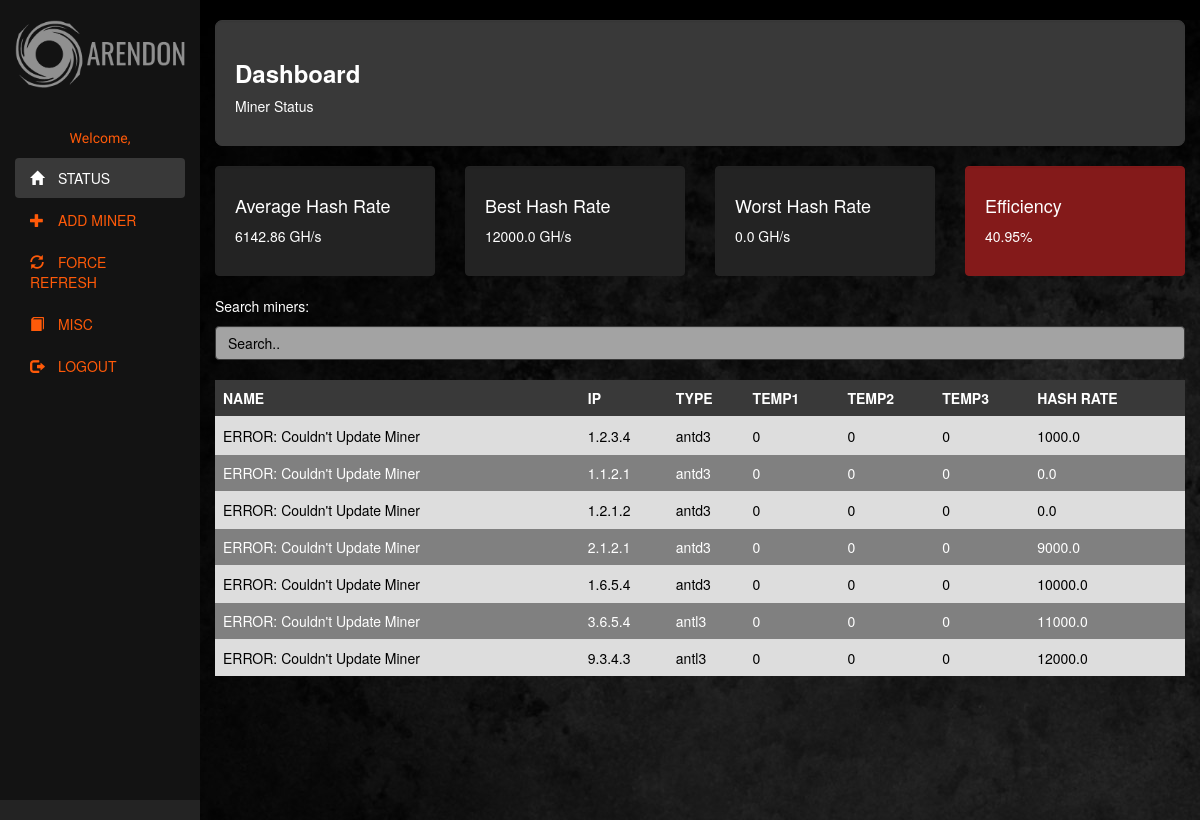
The app's page / (signed in), older data.
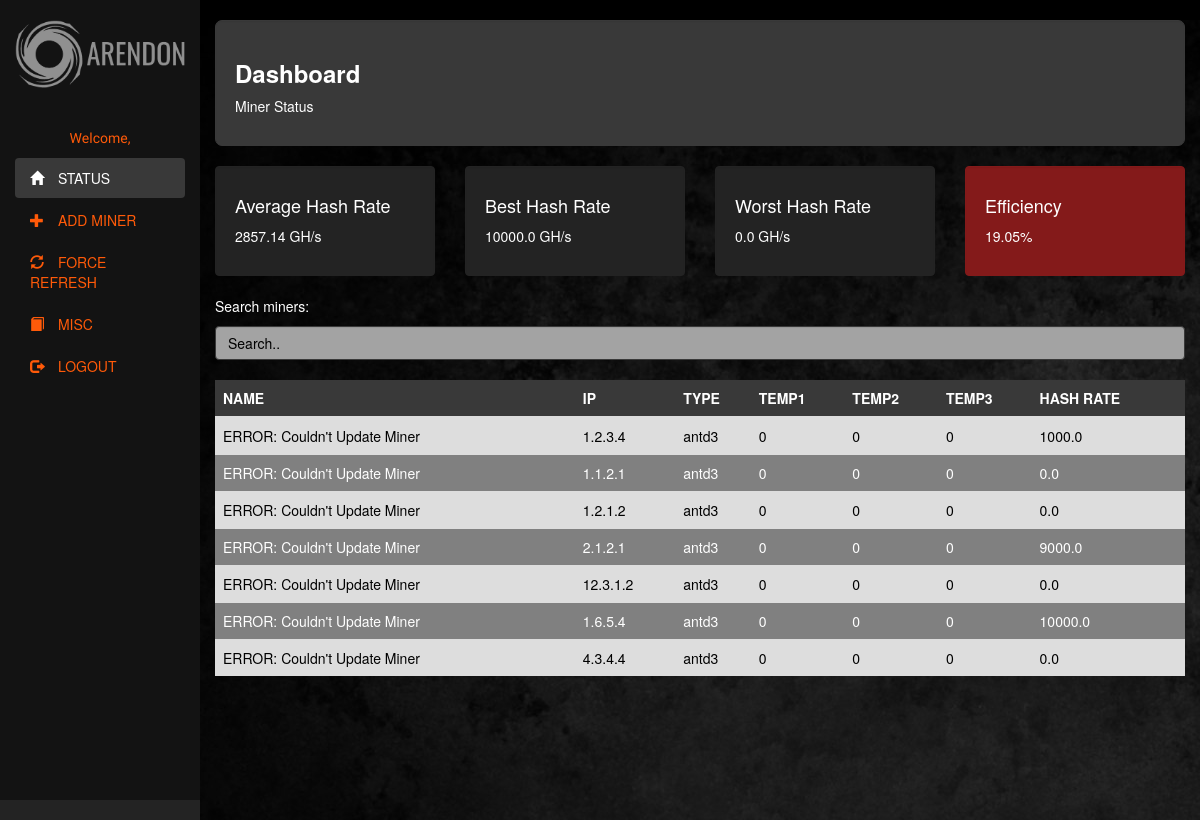
The same page, newer data.
### webapp/models.py (models this page shows)
class Miner(models.Model):
    miner_choices = (
    ('antd3','Antminer D3'),
    ('antl3', 'Antminer L3'),
)
    name = models.CharField(max_length=30)
    ip = models.GenericIPAddressField()
    type = models.CharField(max_length=20, choices=miner_choices, default='antd3')
    username = models.CharField(max_length=20, default='root')
    password = models.CharField(max_length=20, default='root')
    sshpassword = models.CharField(max_length=20, default='admin')
    pool_one = models.CharField(max_length=100, default='')
    pool_one_worker = models.CharField(max_length=70, default='')
    pool_one_password = models.CharField(max_length=30, default='')
    pool_two = models.CharField(max_length=100, default='')
    pool_two_worker = models.CharField(max_length=70, default='')
    pool_two_password = models.CharField(max_length=30, default='')
    pool_three = models.CharField(max_length=100, default='')
    pool_three_worker = models.CharField(max_length=70, default='')
    pool_three_password = models.CharField(max_length=30, default='')
    hash_rate = models.FloatField()
    chain_1_temp = models.IntegerField(default=0)
    chain_2_temp = models.IntegerField(default=0)
    chain_3_temp = models.IntegerField(default=0)
    uptime = models.CharField(max_length=20, default='XX:XX')
    asic1 = models.CharField(max_length=70, default='NONE')
    asic2 = models.CharField(max_length=70, default='NONE')
    asic3 = models.CharField(max_length=70, default='NONE')
    bitmain_vil = models.CharField(max_length=10, default='true')
    bitmain_freq = models.CharField(max_length=10, default='0')
    has_error = models.BooleanField(default=True)
    def __unicode__(self):
        return self.name

### webapp/views.py (the view)
# urls.py: url(r'^$',views.index,name='index'),
@login_required(login_url='/login/')
def index(request):
	global HASH_BENCHMARK
	global deleted
	global added
	global pool_change
	global force_ref
        global restart_fail
        global restart
	template_dict = {}
	query_list = Miner.objects.all()
	print query_list
	sum = 0.0
	counter = 0.0
	average_hash = 0.0
	high_hash = 0.0
	low_hash = 10000000000000000000.0
	has_miners = False
	for miner in query_list:
		has_miners = True
		if miner.hash_rate > high_hash:
			high_hash = miner.hash_rate
		if miner.hash_rate < low_hash:
			low_hash = miner.hash_rate
		sum = sum + miner.hash_rate
		counter = counter + 1.0
	if counter != 0.0:
		average_hash = sum/counter
	if low_hash == 10000000000000000000.0:
		low_hash = 0.0
        average_hash = "{0:.2f}".format(average_hash)
	template_dict['eff'] = "{0:.2f}".format((float(average_hash)/HASH_BENCHMARK)*100)
	template_dict['object_list'] = query_list
	template_dict['miners'] = query_list
        template_dict['avg_hash'] = average_hash
        template_dict['min_hash'] = low_hash
        template_dict['max_hash'] = high_hash
	template_dict['user'] = request.user.get_short_name()
	template_dict['has_miners'] = has_miners
	template_dict['refresh_redirect'] = '/'
	efficiency = (float(average_hash)/HASH_BENCHMARK)*100
	if efficiency < 70.0:
		template_dict['slow_hash'] = True
	else:
		template_dict['slow_hash'] = False
	if deleted:
		template_dict['deleted'] = True
		deleted = False
	else:
	 	template_dict['deleted'] = False
        if restart:
            template_dict['restart'] = True
            restart = False
            if restart_fail:
                template_dict['restart_fail'] = True
                restart_fail = False
        else:
            template_dict['restart'] = False
	if added:
		template_dict['added'] = True
		added = False
	else:
	 	template_dict['added'] = False
	if pool_change:
		template_dict['pool_change'] = True
		pool_change = False
	else:
	 	template_dict['pool_change'] = False
	if force_ref:
		template_dict['force_ref'] = True
		force_ref = False
	else:
	 	template_dict['force_ref'] = False
	return render(request,'webapp/overview.html',template_dict)

### webapp/templates/webapp/overview.html (shortened to what the changed rows need)
<!DOCTYPE html>
<html lang="en">
<head>
  {% load static %}
  <link rel="stylesheet" href="https://maxcdn.bootstrapcdn.com/bootstrap/3.3.7/css/bootstrap.min.css">
  <link href="https://cdnjs.cloudflare.com/ajax/libs/sweetalert/1.1.3/sweetalert.css" rel="stylesheet" />
</head>
<body id="body" style="background-color:#232323;">
    <div class="col-sm-10 dark" style="height:100vh;">
      <div class="row">
        <div class="col-sm-3">
          <div id="avg" class="well darknav">
            <h4>Average Hash Rate</h4>
            <p>{{avg_hash}} GH/s</p>
          </div>
        </div>
        <div class="col-sm-3">
          <div id="best" class="well darknav">
            <h4>Best Hash Rate</h4>
            <p>{{max_hash}} GH/s</p>
          </div>
        </div>
        <div class="col-sm-3">
          <div id="worst" class="well darknav">
            <h4>Worst Hash Rate</h4>
            <p>{{min_hash}} GH/s</p>
          </div>
        </div>
        <div class="col-sm-3">
          {% if slow_hash and has_miners%}
          <div class="well" style="color: white; background-color:#841a1a;border-color:#841a1a;">
            <h4>Efficiency</h4>
            <p>{{eff}}%</p>
          {% else %}
          <div class="well darknav">
            <h4>Efficiency</h4>
            <p>{{eff}}%</p>
          {% endif %}
          </div>
        </div>
      </div>
    {% if has_miners %}
      <br>
      <div id="miners" >
            <table id='table' class="table table-striped">
                    <thead style="color:white; background-color:#393939">
                    <tr>
                        <th scope="col">NAME</th>
                        <th scope="col">IP</th>
                        <th scope="col">TYPE</th>
                        <th scope="col">TEMP1</th>
                        <th scope="col">TEMP2</th>
                        <th scope="col">TEMP3</th>
                        <th scope="col">HASH RATE</th>
                    </tr>
                    </thead>
                    <tbody id="minertab">
                    {% for miner in object_list %}
                    <tr data-toggle="modal" data-target="#{{miner.id}}Modal">
                    {% if not miner.has_error %}
                    <td class="classify-bad">{{ miner.name }}</td>
                    <td class="classify-bad">{{ miner.ip }}</td>
                    <td class="classify-bad">{{ miner.type }}</td>
                    <td class="classify-bad">{{ miner.chain_1_temp }}</td>
                    <td class="classify-bad">{{ miner.chain_2_temp }}</td>
                    <td class="classify-bad">{{ miner.chain_3_temp }}</td>
                    <td class="classify-bad">{{ miner.hash_rate }}</td>
                    {% else %}
                    <td>{{ miner.name }}</td>
                    <td>{{ miner.ip }}</td>
                    <td>{{ miner.type }}</td>
                    <td>{{ miner.chain_1_temp }}</td>
                    <td>{{ miner.chain_2_temp }}</td>
                    <td>{{ miner.chain_3_temp }}</td>
                    <td>{{ miner.hash_rate }}</td>
                    {% endif %}
                    </tr>
                    {% endfor %}
                    </tbody>
                </table>
      </div>
          </div>
          <br>
          <br>
{% endif %}
</body>
</html>

Row changes from the older to the newer data that the page shows:
removed Miner: hash_rate "12000.0", name "ERROR: Couldn't Update Miner", ip "9.3.4.3", type "antl3", chain_1_temp "0", chain_2_temp "0", chain_3_temp "0"
added Miner: name "ERROR: Couldn't Update Miner", ip "12.3.1.2", type "antd3", chain_1_temp "0", chain_2_temp "0", chain_3_temp "0", hash_rate "0.0"
changed Miner (number 7 of 7 on the later page): ip "3.6.5.4" → "4.3.4.4"; type "antl3" → "antd3"; hash_rate "11000.0" → "0.0"
Text that changed along with them:
{{ avg_hash }}: "6142.86" → "2857.14"
{{ max_hash }}: "12000.0" → "10000.0"
{{ eff }}: "40.95" → "19.05"
